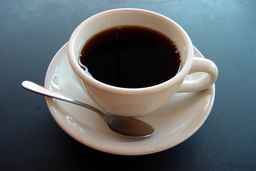
#> input picture lab_03/images/cup.png, 256 x 171 px, shrunk from 1200 x 800 before the run
$ python color_models_demo.py --input ../../lab_03/images/cup.png
#> lines starting #> are read from the running program, lines starting #| are printed output that depends on the picture; long printed decimals are rounded
#> in main, image is the input picture: shape (171, 256, 3); mean B, G, R 105, 101.6, 94.2
### lab_01/src/processing/color_models_converters.py
import cv2 as cv
import numpy as np
from processing.utils import clamp_bgr_pixel

def BGR2YCRCB(image):
    return cv.cvtColor(image, cv.COLOR_BGR2YCrCb)
#> returned value: shape (171, 256, 3); mean of channels 0, 1, 2 99.8, 124, 130.9

def YCRCB2BGR(image):
    return cv.cvtColor(image, cv.COLOR_YCrCb2BGR)

def bgr2YCrCb_pixel(pixel, delta = None):
    delta = 128 if delta is None else delta
    y = pixel.dot([0.114, 0.587, 0.299])
    cr = (pixel[2] - y) * 0.713 + delta
    cb = (pixel[0] - y) * 0.564 + delta
    return (y, cr, cb)

def YCrCb2bgr_pixel(pixel, delta = None):
    delta = 128 if delta is None else delta
    y, cr, cb = pixel
    r = y + 1.403 * (cr - delta)
    g = y - 0.714 * (cr - delta) - 0.344 * (cb - delta)
    b = y + 1.773 * (cb - delta)
    return clamp_bgr_pixel((b, g, r), 0)

def bgr2YCrCb(image):
    height, width = image.shape[:2]
    result_image = np.zeros(shape=(height, width, 3), dtype='uint8')
    for y in range(height):
        for x in range(width):
            result_image[y, x] = bgr2YCrCb_pixel(image[y, x], 128)
    return result_image

def YCrCb2bgr(image):
    height, width = image.shape[:2]
    result_image = np.zeros(shape=(height, width, 3), dtype='uint8')
    for y in range(height):
        for x in range(width):
            result_image[y, x] = YCrCb2bgr_pixel(image[y, x], 128)
    return result_image

### lab_01/src/processing/utils.py
import numpy as np
import cv2 as cv

def clamp_bgr_pixel(colors, value):
    b_result = max(min(colors[0] + value, 255), 0)
    g_result = max(min(colors[1] + value, 255), 0)
    r_result = max(min(colors[2] + value, 255), 0)
    return (b_result, g_result, r_result)

def MSE(img1, img2):
   h, w = img1.shape[:2]
#> h = 171; w = 256
   img2 = cv.resize(img2, (w, h))
   mse = np.mean((np.float32(cv.absdiff(img1, img2))) ** 2)
#> mse = 0.334
#| MSE = 0.3338
   return mse

def PSNR(img1, img2):
   epsilon = 1e-10
   mse = MSE(img1, img2)
#> mse = 0.334
   if mse < epsilon:
       return 0
   else:
        psnr = 10.0 * np.log10((255.0 * 255.0) / mse)
#> psnr = 52.9
        return psnr

### lab_01/src/color_models_demo.py
import sys
import argparse
from processing.color_models_converters import *
from processing.utils import PSNR, MSE

def build_argparser():
    parser = argparse.ArgumentParser()
    parser.add_argument('-i', '--input', help = 'Path to image',
        required = True, type = str, nargs = '+', dest = 'input')
    return parser

def color_models_convert(image):
    image_conv = BGR2YCRCB(image)
    image_after = YCRCB2BGR(image_conv)
    cv.imshow("Image (BGR -> YCRCB -> BGR)", image_after)
    print("Image (BGR -> YCRCB -> BGR) converting")
    print("MSE = {}".format(MSE(image, image_after)))
    print("PSNR = {}\n".format(PSNR(image, image_after)))
#| PSNR = 52.896
    cv.waitKey(0)
    cv.destroyAllWindows()

    image_conv = bgr2YCrCb(image)
#> the loop in bgr2YCrCb, `for y in range(height):` made 171 passes
#> after the loop in bgr2YCrCb, `for y in range(height):`:
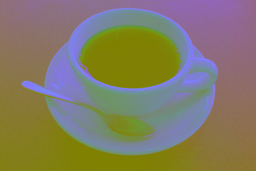
#> result_image: shape (171, 256, 3); mean B, G, R 99.3, 123.6, 130.5
    image_after = YCRCB2BGR(image_conv)
    cv.imshow("Image (bgr -> YCRCB -> BGR)", image_after)
    cv.waitKey(0)
    cv.destroyAllWindows()
    print("Image (bgr -> YCRCB -> BGR) converting")
    print("MSE = {}".format(MSE(image, image_after)))
#| MSE = 1.328
    print("PSNR = {}\n".format(PSNR(image, image_after)))
#| PSNR = 46.900

    image_conv = BGR2YCRCB(image)
    image_after = YCrCb2bgr(image_conv)
#> after the loop in YCrCb2bgr, `for y in range(height):`: result_image: shape (171, 256, 3); mean of channels 0, 1, 2 104.6, 101.2, 93.8
    cv.imshow("Image (BGR -> YCrCb -> bgr)", image_after)
    cv.waitKey(0)
    cv.destroyAllWindows()
    print("Image (BGR -> YCrCb -> bgr) converting")
    print("MSE = {}".format(MSE(image, image_after)))
#| MSE = 0.4896
    print("PSNR = {}\n".format(PSNR(image, image_after)))
#| PSNR = 51.232

    image_conv = bgr2YCrCb(image)
    image_after = YCrCb2bgr(image_conv)
    cv.imshow("Image (bgr -> YCrCb -> bgr)", image_after)
    cv.waitKey(0)
    cv.destroyAllWindows()
    print("Image (bgr -> YCrCb -> bgr) converting")
    print("MSE = {}".format(MSE(image, image_after)))
#| MSE = 2.359
    print("PSNR = {}\n".format(PSNR(image, image_after)))
#| PSNR = 44.403

def main():
    args = build_argparser().parse_args()
    image = cv.imread(args.input[0])

    cv.imshow("Image", image)
    cv.waitKey(0)
    cv.destroyAllWindows()

    color_models_convert(image)

if __name__ == '__main__':
    sys.exit(main() or 0)
#> (the program exits here)
